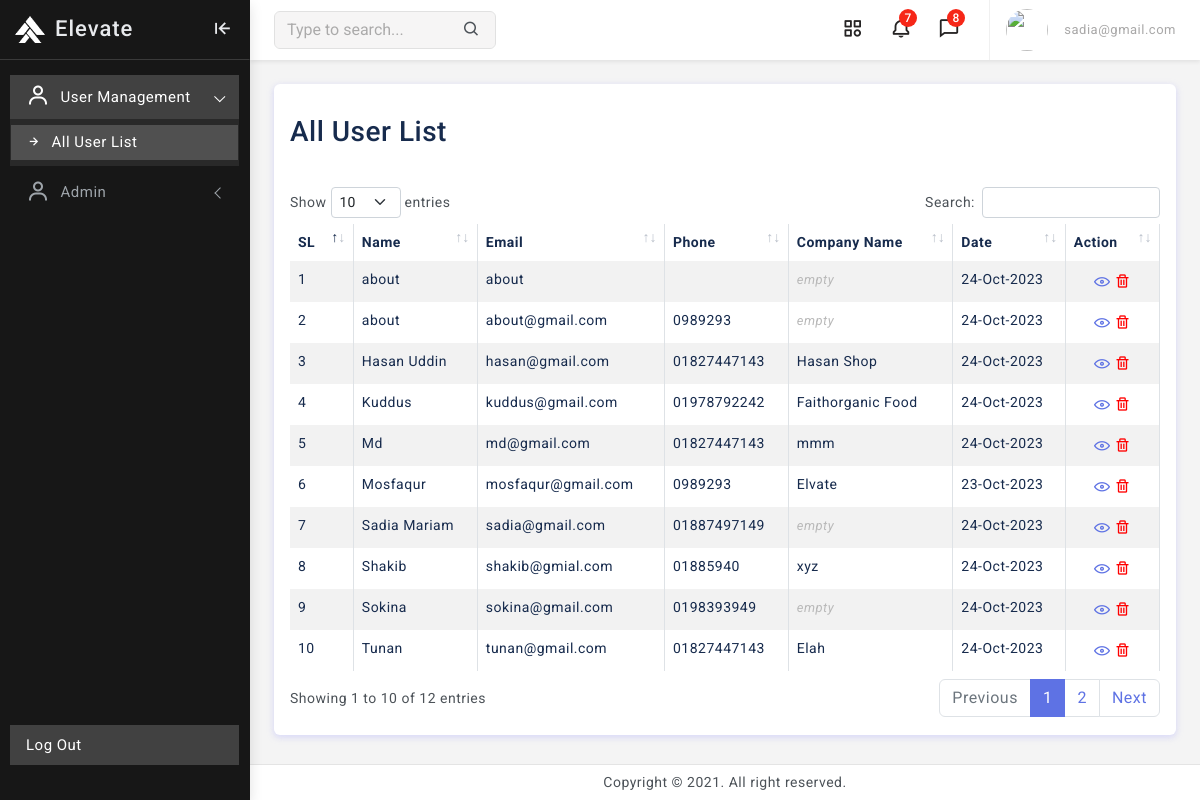
Page /admin/user.php (signed in) on the committed database.
### tables this page shows
CREATE TABLE `all_user` (
  `id` int(11) NOT NULL,
  `name` varchar(255) NOT NULL,
  `email` varchar(255) NOT NULL,
  `phone` text NOT NULL,
  `message` text DEFAULT NULL,
  `company_name` varchar(255) DEFAULT NULL,
  `status` int(1) NOT NULL DEFAULT 1,
  `password` text DEFAULT NULL,
  `role` int(1) NOT NULL DEFAULT 2,
  `year` text NOT NULL,
  `month` text NOT NULL,
  `day` text NOT NULL
);

### admin/user.php (the view, shortened to what this page needs)
<?php
    include "inc/header.php";
?>
		<div class="page-wrapper">
			<div class="page-content">
			<?php
			$do = ( isset($_GET['do']) ) ? $_GET['do'] : "manage";
			if( $do == 'manage' ){
				?>
					<div class="card">
						<div class="card-body">
							<h3 style="padding: 15px 0 30px;">All User List</h3>
							<div class="table-responsive">
								<table id="example" class="table table-striped table-bordered" style="width:100%">
									<thead>
										<tr>
											<th>SL</th>
											<th>Name</th>
											<th>Email</th>
											<th>Phone</th>
											<th>Company Name</th>
											<th>Date</th>
											<th>Action</th>
										</tr>
									</thead>
									<tbody>
									<?php
										$userinfo  = "SELECT id as 'userID', name as 'userName', email as 'userEmail', phone as 'userPhone', year as 'year', month as 'month', company_name as 'company_name', day as 'day', message as 'message' FROM all_user where role = 2 ORDER BY name ASC";
										$userDb    = mysqli_query($db, $userinfo);
										$total_row = mysqli_num_rows($userDb);
										$sl        = 0;
										if( $total_row != 0 ){
											while( $userRow = mysqli_fetch_assoc($userDb) ){
											extract($userRow);
												$sl +=1;
												?>
													<tr>
														<td><?php echo $sl; ?></td>
														<td><?php echo $userName; ?></td>
														<td><?php echo $userEmail; ?></td>
														<td><?php echo $userPhone; ?></td>
														<td><?php
															if( !empty($company_name) )
																echo $company_name;
															else{
																?>
																	<span class="empty">empty</span>
																<?php
															}
														?></td>
														<td>
															<?php
																echo $day . "-" . $month . "-" . $year;
															?>
														</td>
														<td>
														<ul class="actionBtn">
															<li>
																<a href="#" title="<?php echo $userName; ?> Message" type="button" data-bs-toggle="modal" data-bs-target="#message<?php echo $userID; ?>">
																	<i class="lni lni-eye"></i>
																</a>
															</li>
															<li>
																<a href="" type="button" data-bs-toggle="modal" data-bs-target="#delUser<?php echo $userID; ?>" >
																<i class="bx bx-trash"></i>
																</a>
															</li>
															</ul>
														</td>
													</tr>
												<?php
											}
										} else {
											echo "<div class='alert alert-warning'> No User Found </div>";
										}
									?>
									</tbody>
								</table>
							</div>
						</div>
					</div>
				<?php
			}
?>
            </div>
		</div>
	</div>
<?php
include "inc/footer.php";
?>

### admin/assets/css/app.css (style rules this page uses)
body { font-size: 14px; color: #4c5258; letter-spacing: .5px; background-color: #f4f4f4; overflow-x: hidden; font-family: Roboto, sans-serif }
.page-wrapper { height: 100%; margin-top: 60px; margin-bottom: 30px; margin-left: 250px }
.page-content { padding: 1.5rem 1.5rem 0.7rem 1.5rem }

### admin/assets/css/custom.css (style rules this page uses)
.actionBtn { text-align: center; padding: 0; margin: 0; }
.actionBtn li { list-style: none; display: inline; }
.actionBtn li a i { font-size: 16px; }
.bx-trash { color: red; }
.empty { color: #b9b9b9; font-size: 13px; font-style: italic; }

### rows in the picture
all_user: name "about", email "about", shows "empty", day "24", month "Oct", year "2023"
all_user: name "about", email "about@gmail.com", phone "0989293", shows "empty", day "24", month "Oct", year "2023"
all_user: name "Hasan Uddin", email "hasan@gmail.com", phone "01827447143", company_name "Hasan Shop", day "24", month "Oct", year "2023"
all_user: name "Kuddus", email "kuddus@gmail.com", phone "01978792242", company_name "Faithorganic Food", day "24", month "Oct", year "2023"
all_user: name "Md", email "md@gmail.com", phone "01827447143", company_name "mmm", day "24", month "Oct", year "2023"
all_user: name "Mosfaqur", email "mosfaqur@gmail.com", phone "0989293", company_name "Elvate", day "23", month "Oct", year "2023"
all_user: name "Sadia Mariam", email "sadia@gmail.com", phone "01887497149", shows "empty", day "24", month "Oct", year "2023"
all_user: name "Shakib", email "shakib@gmial.com", phone "01885940", company_name "xyz", day "24", month "Oct", year "2023"
all_user: name "Sokina", email "sokina@gmail.com", phone "0198393949", shows "empty", day "24", month "Oct", year "2023"
all_user: name "Tunan", email "tunan@gmail.com", phone "01827447143", company_name "Elah", day "24", month "Oct", year "2023"

### other values in the picture
$_SESSION['email'] "sadia@gmail.com"
